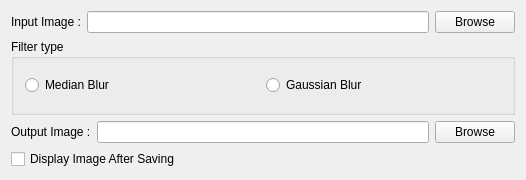
<?xml version="1.0" encoding="UTF-8"?>
<ui version="4.0">
 <class>MainWindow</class>
 <widget class="QMainWindow" name="MainWindow">
  <property name="geometry">
   <rect>
    <x>0</x>
    <y>0</y>
    <width>526</width>
    <height>180</height>
   </rect>
  </property>
  <property name="windowTitle">
   <string>MainWindow</string>
  </property>
  <widget class="QWidget" name="centralWidget">
   <layout class="QVBoxLayout" name="verticalLayout">
    <item>
     <layout class="QHBoxLayout" name="topHorizontalLayout">
      <item>
       <widget class="QLabel" name="inputLabel">
        <property name="text">
         <string>Input Image :</string>
        </property>
       </widget>
      </item>
      <item>
       <widget class="QLineEdit" name="inputLineEdit"/>
      </item>
      <item>
       <widget class="QPushButton" name="inputPushButton">
        <property name="text">
         <string>Browse</string>
        </property>
       </widget>
      </item>
     </layout>
    </item>
    <item>
     <widget class="QGroupBox" name="filterTypeGroupBox">
      <property name="title">
       <string>Filter type</string>
      </property>
      <layout class="QHBoxLayout" name="horizontalLayout_3">
       <item>
        <widget class="QRadioButton" name="medianBlurRadioButton">
         <property name="text">
          <string>Median Blur</string>
         </property>
        </widget>
       </item>
       <item>
        <widget class="QRadioButton" name="gaussianBlurRadioButton">
         <property name="text">
          <string>Gaussian Blur</string>
         </property>
        </widget>
       </item>
      </layout>
     </widget>
    </item>
    <item>
     <layout class="QHBoxLayout" name="bottomHorizontalLayout">
      <item>
       <widget class="QLabel" name="outputLabel">
        <property name="text">
         <string>Output Image :</string>
        </property>
       </widget>
      </item>
      <item>
       <widget class="QLineEdit" name="outputLineEdit"/>
      </item>
      <item>
       <widget class="QPushButton" name="outputPushButton">
        <property name="text">
         <string>Browse</string>
        </property>
       </widget>
      </item>
     </layout>
    </item>
    <item>
     <widget class="QCheckBox" name="displayImageCheckBox">
      <property name="text">
       <string>Display Image After Saving</string>
      </property>
     </widget>
    </item>
   </layout>
  </widget>
 </widget>
 <layoutdefault spacing="6" margin="11"/>
 <resources/>
 <connections/>
</ui>
